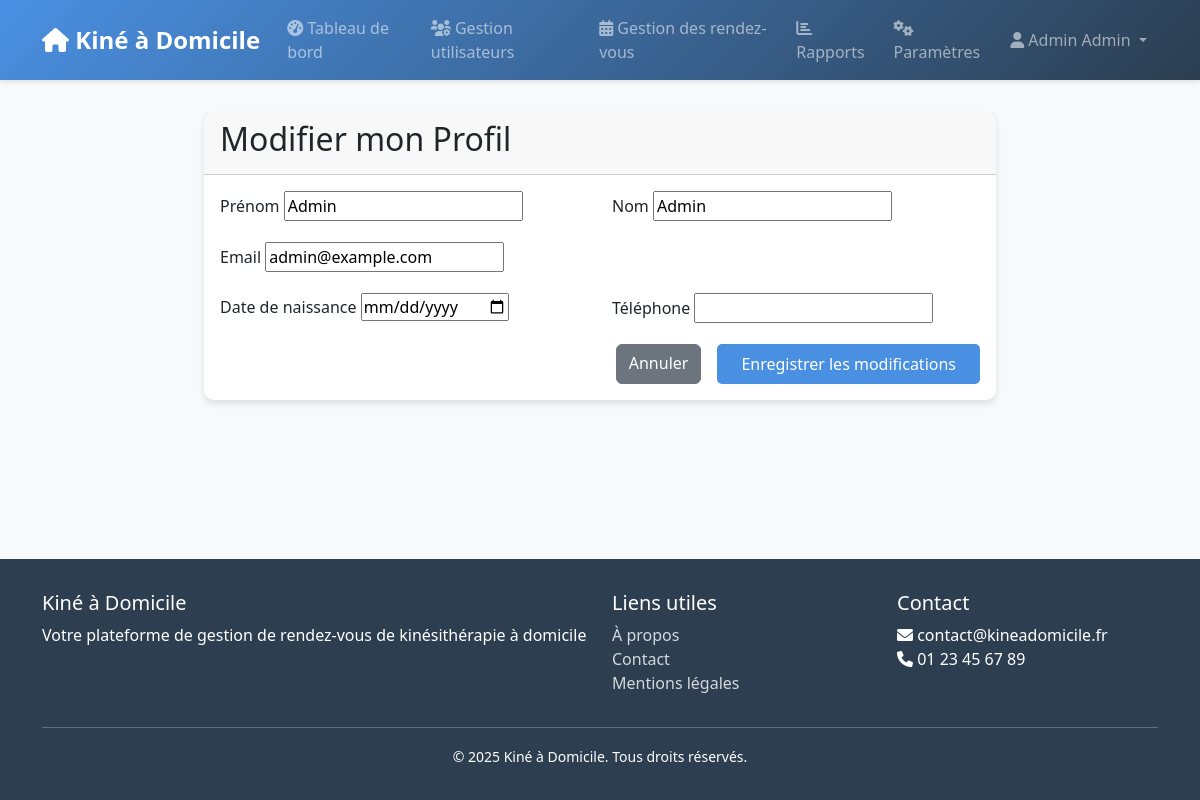
Page /users/profile/edit/ (signed in) on the committed database.
### users/models.py (models this page shows)
class Utilisateur(AbstractUser):
    class Role(models.TextChoices):
        ADMIN = 'ADMIN', _('Administrateur')
        PATIENT = 'PATIENT', _('Patient')
        KINE = 'KINE', _('Kinésithérapeute')
        VENDEUR = 'VENDEUR', _('Vendeur')
    role = models.CharField(
        max_length=10,
        choices=Role.choices,
        default=Role.PATIENT,
    )
    date_naissance = models.DateField(null=True, blank=True)
    telephone = models.CharField(max_length=15, blank=True)

### users/views.py (the view)
# urls.py: path('profile/edit/', views.edit_profile, name='edit_profile'),
@login_required
def edit_profile(request):
    if request.method == 'POST':
        form = UserProfileForm(request.POST, instance=request.user)
        if form.is_valid():
            form.save()
            messages.success(request, 'Votre profil a été mis à jour avec succès !')
            return redirect('profile')
    else:
        form = UserProfileForm(instance=request.user)
    return render(request, 'users/edit_profile.html', {'form': form})

### users/forms.py
class UserProfileForm(UserChangeForm):
    class Meta:
        model = Utilisateur
        fields = ('first_name', 'last_name', 'email', 'date_naissance', 'telephone')
        widgets = {
            'date_naissance': forms.DateInput(attrs={'type': 'date'}),
        }
    def __init__(self, *args, **kwargs):
        super().__init__(*args, **kwargs)
        self.fields.pop('password', None)  # Supprimer le champ password

### templates/users/edit_profile.html (shortened to what this page needs)
{% extends 'base.html' %}
{% block content %}
<div class="row justify-content-center">
    <div class="col-md-8">
        <div class="card">
            <div class="card-header">
                <h2>Modifier mon Profil</h2>
            </div>
            <div class="card-body">
                <form method="post">
                    <div class="row">
                        <div class="col-md-6">
                            <div class="mb-3">
                                <label for="id_first_name" class="form-label">Prénom</label>
                                {{ form.first_name }}
                            </div>
                        </div>
                        <div class="col-md-6">
                            <div class="mb-3">
                                <label for="id_last_name" class="form-label">Nom</label>
                                {{ form.last_name }}
                            </div>
                        </div>
                    </div>
                    <div class="mb-3">
                        <label for="id_email" class="form-label">Email</label>
                        {{ form.email }}
                    </div>
                    <div class="row">
                        <div class="col-md-6">
                            <div class="mb-3">
                                <label for="id_date_naissance" class="form-label">Date de naissance</label>
                                {{ form.date_naissance }}
                            </div>
                        </div>
                        <div class="col-md-6">
                            <div class="mb-3">
                                <label for="id_telephone" class="form-label">Téléphone</label>
                                {{ form.telephone }}
                            </div>
                        </div>
                    </div>
                    <div class="d-grid gap-2 d-md-flex justify-content-md-end">
                        <a href="{% url 'profile' %}" class="btn btn-secondary me-md-2">Annuler</a>
                        <button type="submit" class="btn btn-primary">Enregistrer les modifications</button>
                    </div>
                </form>
            </div>
        </div>
    </div>
</div>
{% endblock %}

### templates/base.html (shortened to what this page needs)
<!DOCTYPE html>
<html lang="fr">
<head>
    <link href="https://cdn.jsdelivr.net/npm/bootstrap@5.3.0/dist/css/bootstrap.min.css" rel="stylesheet">
    <link href="https://cdnjs.cloudflare.com/ajax/libs/font-awesome/6.0.0/css/all.min.css" rel="stylesheet">
    <link href="https://cdnjs.cloudflare.com/ajax/libs/tempusdominus-bootstrap-4/5.39.0/css/tempusdominus-bootstrap-4.min.css" rel="stylesheet">
</head>
<body>
    <nav class="navbar navbar-expand-lg navbar-dark">
        <div class="container">
            <a class="navbar-brand" href="{% url 'home' %}">
                <i class="fas fa-home"></i> Kiné à Domicile
            </a>
            <div class="collapse navbar-collapse" id="navbarNav">
                <ul class="navbar-nav me-auto">
                    {% if user.is_authenticated %}
                        {% if user.role == 'PATIENT' %}
                        <li class="nav-item">
                            <a class="nav-link" href="{% url 'appointments:list' %}">
                                <i class="fas fa-calendar"></i> Mes rendez-vous
                            </a>
                        </li>
                        <li class="nav-item">
                            <a class="nav-link" href="{% url 'appointments:create' %}">
                                <i class="fas fa-plus-circle"></i> Prendre RDV
                            </a>
                        </li>
                        <li class="nav-item">
                            <a class="nav-link" href="{% url 'equipment:list' %}">
                                <i class="fas fa-shopping-cart"></i> Matériel médical
                            </a>
                        </li>
                        <li class="nav-item">
                            <a class="nav-link" href="{% url 'complaints:create' %}">
                                <i class="fas fa-exclamation-circle"></i> Réclamations
                            </a>
                        </li>
                        {% elif user.is_staff %}
                        <li class="nav-item">
                            <a class="nav-link" href="{% url 'admin_dashboard' %}">
                                <i class="fas fa-tachometer-alt"></i> Tableau de bord
                            </a>
                        </li>
                        <li class="nav-item">
                            <a class="nav-link" href="{% url 'admin_users' %}">
                                <i class="fas fa-users-cog"></i> Gestion utilisateurs
                            </a>
                        </li>
                        <li class="nav-item">
                            <a class="nav-link" href="{% url 'admin_appointments' %}">
                                <i class="fas fa-calendar-alt"></i> Gestion des rendez-vous
                            </a>
                        </li>
                        <li class="nav-item">
                            <a class="nav-link" href="{% url 'admin_reports' %}">
                                <i class="fas fa-chart-bar"></i> Rapports
                            </a>
                        </li>
                        <li class="nav-item">
                            <a class="nav-link" href="{% url 'admin_settings' %}">
                                <i class="fas fa-cogs"></i> Paramètres
                            </a>
                        </li>
                        {% endif %}
                    {% endif %}
                </ul>
                <ul class="navbar-nav">
                    {% if user.is_authenticated %}
                    <li class="nav-item dropdown">
                        <a class="nav-link dropdown-toggle" href="#" id="navbarDropdown" role="button" data-bs-toggle="dropdown">
                            <i class="fas fa-user"></i> {{ user.get_full_name }}
                        </a>
                    </li>
                    {% endif %}
                </ul>
            </div>
        </div>
    </nav>
    <div class="content">
        {% block content %}{% endblock %}
    </div>
    <footer class="footer">
        <div class="container">
            <div class="row">
                <div class="col-md-6">
                    <h5>Kiné à Domicile</h5>
                    <p>
                        Votre plateforme de gestion de rendez-vous de kinésithérapie à domicile
                    </p>
                </div>
                <div class="col-md-3">
                    <h5>Liens utiles</h5>
                    <ul class="list-unstyled">
                        <li><a href="{% url 'about' %}">À propos</a></li>
                        <li><a href="{% url 'contact' %}">Contact</a></li>
                        <li><a href="{% url 'legal' %}">Mentions légales</a></li>
                    </ul>
                </div>
                <div class="col-md-3">
                    <h5>Contact</h5>
                    <ul class="list-unstyled">
                        <li><i class="fas fa-envelope"></i> contact@kineadomicile.fr</li>
                        <li><i class="fas fa-phone"></i> 01 23 45 67 89</li>
                    </ul>
                </div>
            </div>
            <hr>
            <div class="text-center">
                <small>&copy; {% now "Y" %} Kiné à Domicile. Tous droits réservés.</small>
            </div>
        </div>
    </footer>
</body>
</html>

### templates/base.html (style rules this page uses)
:root { --primary-color: #4a90e2; --secondary-color: #2c3e50; --accent-color: #e74c3c; --light-bg: #f8f9fa; --dark-bg: #343a40; }
body { min-height: 100vh; display: flex; flex-direction: column; background-color: var(--light-bg); font-family: 'Segoe UI', Tahoma, Geneva, Verdana, sans-serif; }
.navbar { background: linear-gradient(135deg, var(--primary-color), var(--secondary-color)); box-shadow: 0 2px 4px rgba(0,0,0,0.1); }
.navbar-brand { font-weight: 600; font-size: 1.5rem; }
.nav-link { font-weight: 500; transition: all 0.3s ease; padding: 0.5rem 1rem; border-radius: 5px; margin: 0 0.2rem; }
.content { flex: 1; padding: 2rem 0; }
.footer { background: var(--secondary-color); color: white; padding: 2rem 0; margin-top: auto; }
.footer a { color: rgba(255,255,255,0.8); text-decoration: none; transition: all 0.3s ease; }
.card { border: none; border-radius: 10px; box-shadow: 0 4px 6px rgba(0,0,0,0.1); transition: all 0.3s ease; }
.btn-primary { background-color: var(--primary-color); border: none; padding: 0.5rem 1.5rem; border-radius: 5px; transition: all 0.3s ease; }

### rows in the picture
Utilisateur: get_full_name "Admin Admin", first_name "Admin", last_name "Admin", email "admin@example.com"
